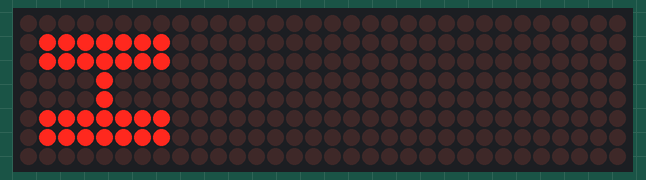
Simulated run of this sketch. Board: Arduino Uno, built with avr-gcc and run on an emulated ATmega328P. Parts: 32×8 LED matrix.

Above: at 0.1 s.
At 0.6 s:
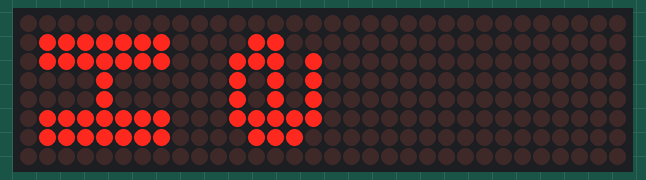
At 1.1 s:
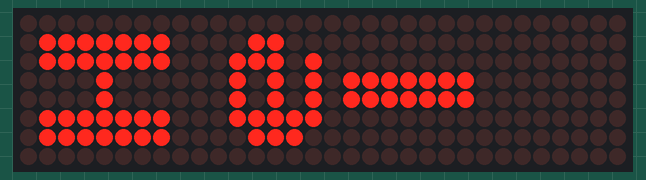
At 2.6 s:
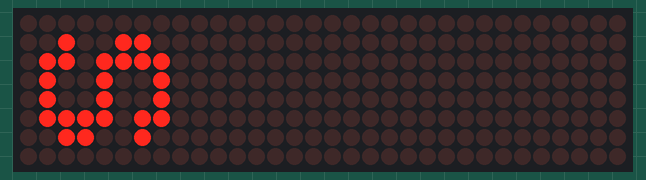
At 3.1 s:
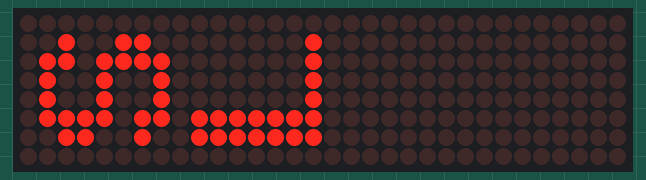
At 3.7 s:
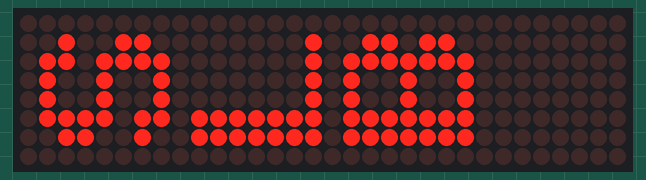

Measured:
- by itself, everything shown: repeats every 5.1 s, in 16 steps
- what the display in image 1 shows lasts 0.5 s, from 0.6 s to 1.1 s

The sketch:

Matrix.ino
```cpp
// (licence header left out)
#include "LedControl.h"

/*******************************************************************************
 * This is a 4 segment led matrix ATtiny example
 *******************************************************************************/

const int DIN_PIN = 1;
const int CS_PIN = 2;
const int CLK_PIN = 3;
const int DISPLAYS = 4;

LedControl ledControl = LedControl(DIN_PIN, CLK_PIN, CS_PIN, DISPLAYS);

unsigned long delayTime = 150;  // Delay between Frames

/*******************************************************************************
 * The alphabet in upper and lowercase
 *******************************************************************************/
const byte CA[] = {
B00000000,
B00111100,
B01100110,
B01100110,
B01111110,
B01100110,
B01100110,
B01100110 };

const byte CB[] = {
B00000000,
B01111100,
B01100110,
B01100110,
B01111100,
B01100110,
B01100110,
B01111100 };

const byte CC[] = {
B00000000,
B00111100,
B01100110,
B01100000,
B01100000,
B01100000,
B01100110,
B00111100 };

const byte CD[] = {
B00000000,
B01111100,
B01100110,
B01100110,
B01100110,
B01100110,
B01100110,
B01111100 };

const byte CE[] = {
B00000000,
B01111110,
B01100000,
B01100000,
B01111100,
B01100000,
B01100000,
B01111110 };

const byte CF[] = {
B00000000,
B01111110,
B01100000,
B01100000,
B01111100,
B01100000,
B01100000,
B01100000 };

const byte CG[] = {
B00000000,
B00111100,
B01100110,
B01100000,
B01100000,
B01101110,
B01100110,
B00111100 };

const byte CH[] = {
B00000000,
B01100110,
B01100110,
B01100110,
B01111110,
B01100110,
B01100110,
B01100110 };

const byte CI[] = {
B00000000,
B00111100,
B00011000,
B00011000,
B00011000,
B00011000,
B00011000,
B00111100 };

const byte CJ[] = {
B00000000,
B00011110,
B00001100,
B00001100,
B00001100,
B01101100,
B01101100,
B00111000 };

const byte CK[] = {
B00000000,
B01100110,
B01101100,
B01111000,
B01110000,
B01111000,
B01101100,
B01100110 };

const byte CL[] = {
B00000000,
B01100000,
B01100000,
B01100000,
B01100000,
B01100000,
B01100000,
B01111110 };

const byte CM[] = {
B00000000,
B01100011,
B01110111,
B01111111,
B01101011,
B01100011,
B01100011,
B01100011 };

const byte CN[] = {
B00000000,
B01100011,
B01110011,
B01111011,
B01101111,
B01100111,
B01100011,
B01100011 };

const byte CO[] = {
B00000000,
B00111100,
B01100110,
B01100110,
B01100110,
B01100110,
B01100110,
B00111100 };

const byte CP[] = {
B00000000,
B01111100,
B01100110,
B01100110,
B01100110,
B01111100,
B01100000,
B01100000 };

const byte CQ[] = {
B00000000,
B00111100,
B01100110,
B01100110,
B01100110,
B01101110,
B00111100,
B00000110 };

const byte CR[] = {
B00000000,
B01111100,
B01100110,
B01100110,
B01111100,
B01111000,
B01101100,
B01100110 };

const byte CS[] = {
B00000000,
B00111100,
B01100110,
B01100000,
B00111100,
B00000110,
B01100110,
B00111100 };

const byte CT[] = {
B00000000,
B01111110,
B01011010,
B00011000,
B00011000,
B00011000,
B00011000,
B00011000 };

const byte CU[] = {
B00000000,
B01100110,
B01100110,
B01100110,
B01100110,
B01100110,
B01100110,
B00111110 };

const byte CV[] = {
B00000000,
B01100110,
B01100110,
B01100110,
B01100110,
B01100110,
B00111100,
B00011000 };

const byte CW[] = {
B00000000,
B01100011,
B01100011,
B01100011,
B01101011,
B01111111,
B01110111,
B01100011 };

const byte CX[] = {
B00000000,
B01100011,
B01100011,
B00110110,
B00011100,
B00110110,
B01100011,
B01100011 };

const byte CY[] = {
B00000000,
B01100110,
B01100110,
B01100110,
B00111100,
B00011000,
B00011000,
B00011000 };

const byte CZ[] = {
B00000000,
B01111110,
B00000110,
B00001100,
B00011000,
B00110000,
B01100000,
B01111110 };

const byte SPC[] = {
B00000000,
B00000000,
B00000000,
B00000000,
B00000000,
B00000000,
B00000000,
B00000000 };

const byte LA[] = {
B00000000,
B00000000,
B00000000,
B00111100,
B00000110,
B00111110,
B01100110,
B00111110 };

const byte LB[] = {
B00000000,
B01100000,
B01100000,
B01100000,
B01111100,
B01100110,
B01100110,
B01111100 };

const byte LC[] = {
B00000000,
B00000000,
B00000000,
B00111100,
B01100110,
B01100000,
B01100110,
B00111100 };

const byte LD[] = {
B00000000,
B00000110,
B00000110,
B00000110,
B00111110,
B01100110,
B01100110,
B00111110 };

const byte LE[] = {
B00000000,
B00000000,
B00000000,
B00111100,
B01100110,
B01111110,
B01100000,
B00111100 };

const byte LF[] = {
B00000000,
B00011100,
B00110110,
B00110000,
B00110000,
B01111100,
B00110000,
B00110000 };

const byte LG[] = {
B00000000,
B00000000,
B00111110,
B01100110,
B01100110,
B00111110,
B00000110,
B00111100 };

const byte LH[] = {
B00000000,
B01100000,
B01100000,
B01100000,
B01111100,
B01100110,
B01100110,
B01100110 };

const byte LI[] = {
B00000000,
B00000000,
B00011000,
B00000000,
B00011000,
B00011000,
B00011000,
B00111100 };

const byte LJ[] = {
B00000000,
B00001100,
B00000000,
B00001100,
B00001100,
B01101100,
B01101100,
B00111000 };

const byte LK[] = {
B00000000,
B01100000,
B01100000,
B01100110,
B01101100,
B01111000,
B01101100,
B01100110 };

const byte LL[] = {
B00000000,
B00011000,
B00011000,
B00011000,
B00011000,
B00011000,
B00011000,
B00011000 };

const byte LM[] = {
B00000000,
B00000000,
B00000000,
B01100011,
B01110111,
B01111111,
B01101011,
B01101011 };

const byte LN[] = {
B00000000,
B00000000,
B00000000,
B01111100,
B01111110,
B01100110,
B01100110,
B01100110 };

const byte LO[] = {
B00000000,
B00000000,
B00000000,
B00111100,
B01100110,
B01100110,
B01100110,
B00111100 };

const byte LP[] = {
B00000000,
B00000000,
B01111100,
B01100110,
B01100110,
B01111100,
B01100000,
B01100000 };

const byte LQ[] = {
B00000000,
B00000000,
B00111100,
B01101100,
B01101100,
B00111100,
B00001101,
B00001111 };

const byte LR[] = {
B00000000,
B00000000,
B00000000,
B01111100,
B01100110,
B01100110,
B01100000,
B01100000 };

const byte LS[] = {
B00000000,
B00000000,
B00000000,
B00111110,
B01000000,
B00111100,
B00000010,
B01111100 };

const byte LT[] = {
B00000000,
B00000000,
B00011000,
B00011000,
B01111110,
B00011000,
B00011000,
B00011000 };

const byte LU[] = {
B00000000,
B00000000,
B00000000,
B01100110,
B01100110,
B01100110,
B01100110,
B00111110 };

const byte LV[] = {
B00000000,
B00000000,
B00000000,
B00000000,
B01100110,
B01100110,
B00111100,
B00011000 };

const byte LW[] = {
B00000000,
B00000000,
B00000000,
B01100011,
B01101011,
B01101011,
B01101011,
B00111110 };

const byte LX[] = {
B00000000,
B00000000,
B00000000,
B01100110,
B00111100,
B00011000,
B00111100,
B01100110 };

const byte LY[] = {
B00000000,
B00000000,
B00000000,
B01100110,
B01100110,
B00111110,
B00000110,
B00111100 };

const byte LZ[] = {
B00000000,
B00000000,
B00000000,
B00111100,
B00001100,
B00011000,
B00110000,
B00111100 };


// Initialise the matrices
void setup() {
	for (int d = 0; d < DISPLAYS; d++) {
		ledControl.shutdown(d, false);
	}
	for (int d = 0; d < DISPLAYS; d++) {
		ledControl.setIntensity(d, 1);
	}
	for (int d = 0; d < DISPLAYS; d++) {
		ledControl.clearDisplay(d);
	}
}

void loop() {
	printName(CH,LE,LL,LO); // Helo
	printName(CS,CL,CB,CR); // SLBR
}

void printName(const byte *l1, const byte *l2, const byte *l3, const byte *l4){
	displayImage(3, l1);
	delay(500);

	displayImage(2, l2);
	delay(500);

	displayImage(1, l3);
	delay(500);

	displayImage(0, l4);
	delay(500);

	ledControl.clearDisplay(3);
	delay(100);
	ledControl.clearDisplay(2);
	delay(100);
	ledControl.clearDisplay(1);
	delay(100);
	ledControl.clearDisplay(0);
	delay(100);

}

// Displays the image on the matrix.
void displayImage(int pDsp, const byte *pImg) {
	for (int i = 0; i < 8; i++) {
		ledControl.setColumn(pDsp, i, flip(pImg[i]));
	}
}

// Flips the image.
byte flip(byte v){
	unsigned int r = v; // r will be reversed bits of v; first get LSB of v
	int s = sizeof(v) * 8 - 1; // extra shift needed at end

	for (v >>= 1; v; v >>= 1)
	{
	  r <<= 1;
	  r |= v & 1;
	  s--;
	}
	r <<= s; // shift when v's highest bits are zero
	return r;
}
```
